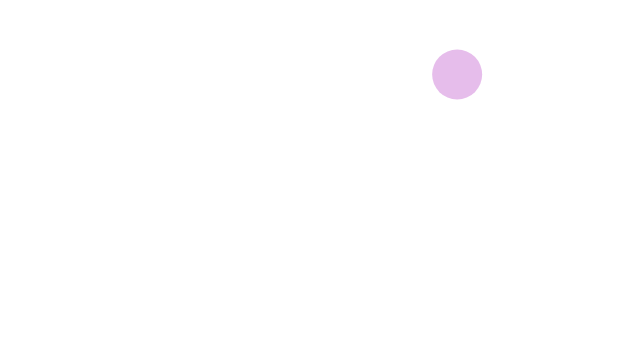
Frame 1 (no input)
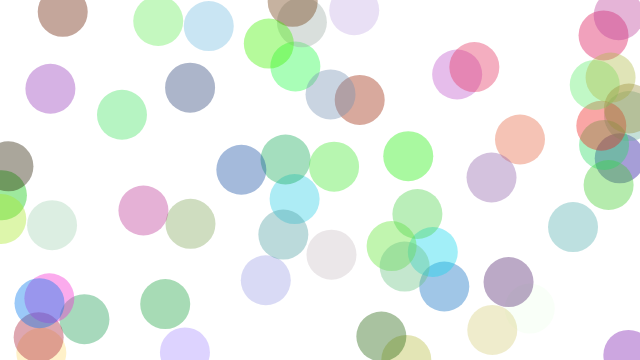
Frame 60 (no input)
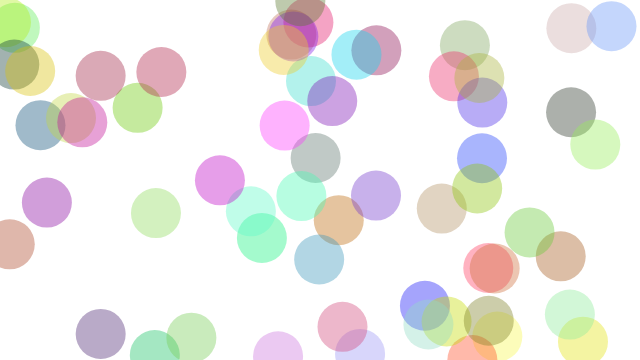
Frame 120 (the mouse pressed at the canvas centre since frame 60)

The p5.js sketch that drew these frames (run headless with seeded random() and noise() and a simulated clock; from frame 60 on, the mouse is pressed at the canvas centre):

// p5.js sketch
// ── sketch.js
function setup() {
  createCanvas(640, 360);
  noStroke()
}

function mousePressed() {
  background(255);
}  
  

function draw() {
  let x = random(width);
  let y = random(height);

  let r = random(255);
  let g = random(255);
  var b = random(255);

  fill(r, g, b, 100);
  ellipse(x, y, 50, 50);
}

// https://editor.p5js.org/icm/sketches/HJg8jfcT3
